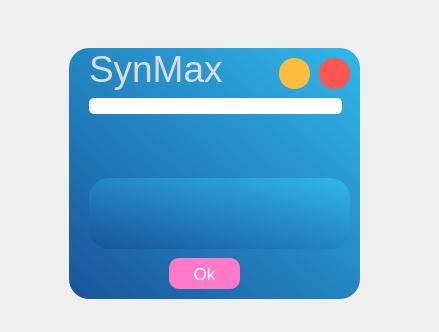
<?xml version="1.0" encoding="UTF-8"?>
<ui version="4.0">
 <class>Dialog</class>
 <widget class="QDialog" name="Dialog">
  <property name="geometry">
   <rect>
    <x>0</x>
    <y>0</y>
    <width>439</width>
    <height>332</height>
   </rect>
  </property>
  <property name="windowTitle">
   <string>Dialog</string>
  </property>
  <widget class="QFrame" name="frame">
   <property name="geometry">
    <rect>
     <x>69</x>
     <y>48</y>
     <width>291</width>
     <height>251</height>
    </rect>
   </property>
   <property name="styleSheet">
    <string notr="true">QFrame {
    	background-color: qlineargradient(spread:pad, x1:0.0284091, y1:1, x2:1, y2:0, stop:0 rgba(25, 86, 155, 255), stop:1 rgba(48, 183, 233, 255));
	color: rgb(220, 220, 220);
    border-radius: 20px;
}
</string>
   </property>
   <property name="frameShape">
    <enum>QFrame::StyledPanel</enum>
   </property>
   <property name="frameShadow">
    <enum>QFrame::Raised</enum>
   </property>
   <widget class="QPushButton" name="Ok">
    <property name="geometry">
     <rect>
      <x>100</x>
      <y>210</y>
      <width>71</width>
      <height>31</height>
     </rect>
    </property>
    <property name="font">
     <font>
      <pointsize>13</pointsize>
     </font>
    </property>
    <property name="styleSheet">
     <string notr="true">QPushButton {
background-color: rgba(254, 121, 199, 255);
color: rgb(255, 255,255);
border-radius: 10px;
}

QPushButton:hover{
background-color: rgb(216, 102, 171);
}

QPushButton:pressed {
background-color: rgb(168, 80, 133, 255);
color: rgb(204, 204, 204);

}</string>
    </property>
    <property name="text">
     <string>Ok</string>
    </property>
   </widget>
   <widget class="QLabel" name="error">
    <property name="geometry">
     <rect>
      <x>20</x>
      <y>130</y>
      <width>261</width>
      <height>71</height>
     </rect>
    </property>
    <property name="font">
     <font>
      <pointsize>14</pointsize>
     </font>
    </property>
    <property name="styleSheet">
     <string notr="true">border-color: rgb(0, 0, 0);
border-width : 0px;
border-style:inset;</string>
    </property>
    <property name="text">
     <string>&lt;Text&gt;</string>
    </property>
   </widget>
   <widget class="Line" name="line">
    <property name="geometry">
     <rect>
      <x>20</x>
      <y>50</y>
      <width>253</width>
      <height>16</height>
     </rect>
    </property>
    <property name="styleSheet">
     <string notr="true">background-color: rgb(255, 255, 255);
border-radius: 5px;
</string>
    </property>
    <property name="orientation">
     <enum>Qt::Horizontal</enum>
    </property>
   </widget>
   <widget class="QPushButton" name="close">
    <property name="geometry">
     <rect>
      <x>250</x>
      <y>10</y>
      <width>31</width>
      <height>31</height>
     </rect>
    </property>
    <property name="font">
     <font>
      <pointsize>16</pointsize>
     </font>
    </property>
    <property name="styleSheet">
     <string notr="true">QPushButton {
background-color: rgb(252, 87, 83);
border-radius: 14.99px;
}

QPushButton:hover{

	background-color: rgb(193, 65, 63);


}


QPushButton:pressed {
background-color: rgb(193, 65, 63);
border-radius: 10.99px;
}
</string>
    </property>
    <property name="text">
     <string/>
    </property>
   </widget>
   <widget class="QLabel" name="label_2">
    <property name="geometry">
     <rect>
      <x>20</x>
      <y>-10</y>
      <width>141</width>
      <height>61</height>
     </rect>
    </property>
    <property name="font">
     <font>
      <family>Segoe UI Symbol</family>
      <pointsize>28</pointsize>
     </font>
    </property>
    <property name="styleSheet">
     <string notr="true">background-color: none;</string>
    </property>
    <property name="text">
     <string>SynMax</string>
    </property>
   </widget>
   <widget class="QPushButton" name="icona">
    <property name="geometry">
     <rect>
      <x>210</x>
      <y>10</y>
      <width>31</width>
      <height>31</height>
     </rect>
    </property>
    <property name="font">
     <font>
      <pointsize>16</pointsize>
     </font>
    </property>
    <property name="styleSheet">
     <string notr="true">QPushButton {
background-color: rgb(253, 188, 64);
border-radius: 14.99px;
}


QPushButton:hover{

	background-color: rgb(203, 166, 44);


}


QPushButton:pressed {
background-color: rgb(203, 166, 44);
border-radius: 10.99px;
}
</string>
    </property>
    <property name="text">
     <string/>
    </property>
   </widget>
  </widget>
 </widget>
 <resources/>
 <connections/>
</ui>
